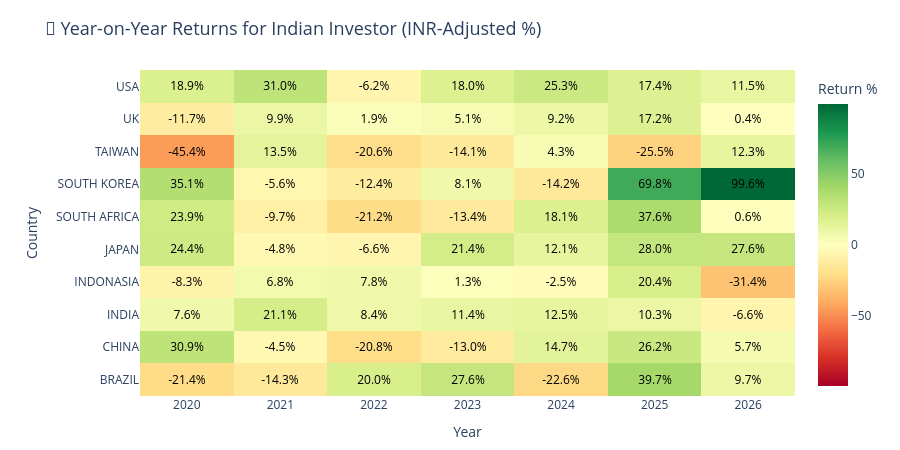

Write notebook code for a chart like this one.
### Code cell
# ---- Heatmap: Year-on-Year Returns ----
fig = go.Figure(data=go.Heatmap(
    z=yearly_pivot.values,
    x=[str(c) for c in yearly_pivot.columns],
    y=yearly_pivot.index.tolist(),
    colorscale='RdYlGn',
    zmid=0,
    text=[[f'{v:.1f}%' for v in row] for row in yearly_pivot.values],
    texttemplate='%{text}',
    textfont={'size': 12, 'color': 'black'},
    showscale=True,
    colorbar=dict(title='Return %')
))
fig.update_layout(
    title=dict(text='📅 Year-on-Year Returns for Indian Investor (INR-Adjusted %)', font=dict(size=18)),
    xaxis_title='Year',
    yaxis_title='Country',
    height=450,
    margin=dict(l=140, r=40, t=70, b=50)
)
fig.show()

### Figure 1 — Plotly figure (JSON) as saved in the notebook; plotly's stock layout.template omitted (floating-point values rounded to 4 significant figures)
{"data": [{"colorbar": {"title": {"text": "Return %"}}, "colorscale": [[0, "rgb(165,0,38)"], [0.1, "rgb(215,48,39)"], [0.2, "rgb(244,109,67)"], [0.3, "rgb(253,174,97)"], [0.4, "rgb(254,224,139)"], [0.5, "rgb(255,255,191)"], [0.6, "rgb(217,239,139)"], [0.7, "rgb(166,217,106)"], [0.8, "rgb(102,189,99)"], [0.9, "rgb(26,152,80)"], [1, "rgb(0,104,55)"]], "showscale": true, "text": [["-21.4%", "-14.3%", "20.0%", "27.6%", "-22.6%", "39.7%", "9.7%"], ["30.9%", "-4.5%", "-20.8%", "-13.0%", "14.7%", "26.2%", "5.7%"], ["7.6%", "21.1%", "8.4%", "11.4%", "12.5%", "10.3%", "-6.6%"], ["-8.3%", "6.8%", "7.8%", "1.3%", "-2.5%", "20.4%", "-31.4%"], ["24.4%", "-4.8%", "-6.6%", "21.4%", "12.1%", "28.0%", "27.6%"], ["23.9%", "-9.7%", "-21.2%", "-13.4%", "18.1%", "37.6%", "0.6%"], ["35.1%", "-5.6%", "-12.4%", "8.1%", "-14.2%", "69.8%", "99.6%"], ["-45.4%", "13.5%", "-20.6%", "-14.1%", "4.3%", "-25.5%", "12.3%"], ["-11.7%", "9.9%", "1.9%", "5.1%", "9.2%", "17.2%", "0.4%"], ["18.9%", "31.0%", "-6.2%", "18.0%", "25.3%", "17.4%", "11.5%"]], "textfont": {"color": "black", "size": 12}, "texttemplate": "%{text}", "type": "heatmap", "x": ["2020", "2021", "2022", "2023", "2024", "2025", "2026"], "y": ["BRAZIL", "CHINA", "INDIA", "INDONASIA", "JAPAN", "SOUTH AFRICA", "SOUTH KOREA", "TAIWAN", "UK", "USA"], "z": [[-21.4, -14.3, 20.04, 27.64, -22.55, 39.73, 9.65], [30.92, -4.53, -20.82, -13.03, 14.67, 26.16, 5.7], [7.61, 21.15, 8.4, 11.38, 12.49, 10.33, -6.6], [-8.27, 6.83, 7.75, 1.34, -2.53, 20.43, -31.39], [24.42, -4.81, -6.62, 21.35, 12.1, 28.03, 27.63], [23.94, -9.67, -21.21, -13.42, 18.06, 37.6, 0.61], [35.09, -5.58, -12.39, 8.1, -14.21, 69.75, 99.58], [-45.35, 13.47, -20.58, -14.05, 4.29, -25.52, 12.27], [-11.68, 9.87, 1.88, 5.06, 9.25, 17.17, 0.36], [18.88, 31.01, -6.25, 18.04, 25.29, 17.41, 11.52]], "zmid": 0}], "layout": {"height": 450, "margin": {"b": 50, "l": 140, "r": 40, "t": 70}, "title": {"font": {"size": 18}, "text": "📅 Year-on-Year Returns for Indian Investor (INR-Adjusted %)"}, "xaxis": {"title": {"text": "Year"}}, "yaxis": {"title": {"text": "Country"}}}}
